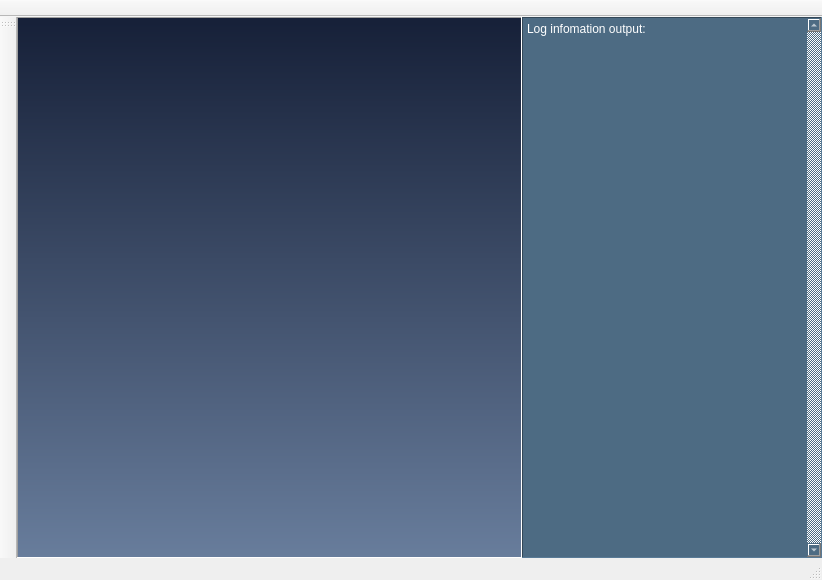
<?xml version="1.0" encoding="UTF-8"?>
<ui version="4.0">
 <class>MainWindow</class>
 <widget class="QMainWindow" name="MainWindow">
  <property name="geometry">
   <rect>
    <x>0</x>
    <y>0</y>
    <width>822</width>
    <height>580</height>
   </rect>
  </property>
  <property name="windowTitle">
   <string>Arithmetic</string>
  </property>
  <property name="windowIcon">
   <iconset resource="resourse.qrc">
    <normaloff>:/ico/icon/t12.png</normaloff>:/ico/icon/t12.png</iconset>
  </property>
  <widget class="QWidget" name="centralWidget">
   <layout class="QGridLayout" name="gridLayout">
    <property name="leftMargin">
     <number>0</number>
    </property>
    <property name="topMargin">
     <number>0</number>
    </property>
    <property name="rightMargin">
     <number>0</number>
    </property>
    <property name="bottomMargin">
     <number>0</number>
    </property>
    <property name="spacing">
     <number>0</number>
    </property>
    <item row="0" column="0">
     <widget class="QGraphicsView" name="graphicsView">
      <property name="styleSheet">
       <string notr="true">background-color: qlineargradient(spread:pad, x1:0, y1:0, x2:0, y2:1, stop:0 rgba(22, 32, 56, 255), stop:1 rgba(104, 125, 156, 255));</string>
      </property>
      <property name="frameShape">
       <enum>QFrame::Panel</enum>
      </property>
     </widget>
    </item>
    <item row="0" column="1">
     <widget class="QTextEdit" name="textEdit">
      <property name="enabled">
       <bool>true</bool>
      </property>
      <property name="maximumSize">
       <size>
        <width>300</width>
        <height>16777215</height>
       </size>
      </property>
      <property name="styleSheet">
       <string notr="true">background-color: rgb(77,107,131);
color: rgb(255, 255, 255);</string>
      </property>
      <property name="frameShape">
       <enum>QFrame::Panel</enum>
      </property>
      <property name="verticalScrollBarPolicy">
       <enum>Qt::ScrollBarAlwaysOn</enum>
      </property>
      <property name="horizontalScrollBarPolicy">
       <enum>Qt::ScrollBarAsNeeded</enum>
      </property>
      <property name="html">
       <string>&lt;!DOCTYPE HTML PUBLIC &quot;-//W3C//DTD HTML 4.0//EN&quot; &quot;http://www.w3.org/TR/REC-html40/strict.dtd&quot;&gt;
&lt;html&gt;&lt;head&gt;&lt;meta name=&quot;qrichtext&quot; content=&quot;1&quot; /&gt;&lt;style type=&quot;text/css&quot;&gt;
p, li { white-space: pre-wrap; }
&lt;/style&gt;&lt;/head&gt;&lt;body style=&quot; font-family:'SimSun'; font-size:9pt; font-weight:400; font-style:normal;&quot;&gt;
&lt;p style=&quot; margin-top:0px; margin-bottom:0px; margin-left:0px; margin-right:0px; -qt-block-indent:0; text-indent:0px;&quot;&gt;Log infomation output:&lt;/p&gt;&lt;/body&gt;&lt;/html&gt;</string>
      </property>
     </widget>
    </item>
   </layout>
  </widget>
  <widget class="QToolBar" name="toolBar">
   <property name="minimumSize">
    <size>
     <width>0</width>
     <height>0</height>
    </size>
   </property>
   <property name="windowTitle">
    <string>toolBar</string>
   </property>
   <property name="styleSheet">
    <string notr="true"/>
   </property>
   <property name="movable">
    <bool>false</bool>
   </property>
   <property name="allowedAreas">
    <set>Qt::TopToolBarArea</set>
   </property>
   <attribute name="toolBarArea">
    <enum>TopToolBarArea</enum>
   </attribute>
   <attribute name="toolBarBreak">
    <bool>false</bool>
   </attribute>
  </widget>
  <widget class="QToolBar" name="toolBarLeft">
   <property name="windowTitle">
    <string>toolBar_2</string>
   </property>
   <property name="allowedAreas">
    <set>Qt::LeftToolBarArea|Qt::RightToolBarArea</set>
   </property>
   <attribute name="toolBarArea">
    <enum>LeftToolBarArea</enum>
   </attribute>
   <attribute name="toolBarBreak">
    <bool>false</bool>
   </attribute>
  </widget>
  <widget class="QStatusBar" name="statusBar"/>
 </widget>
 <layoutdefault spacing="6" margin="11"/>
 <resources>
  <include location="resourse.qrc"/>
 </resources>
 <connections/>
</ui>
